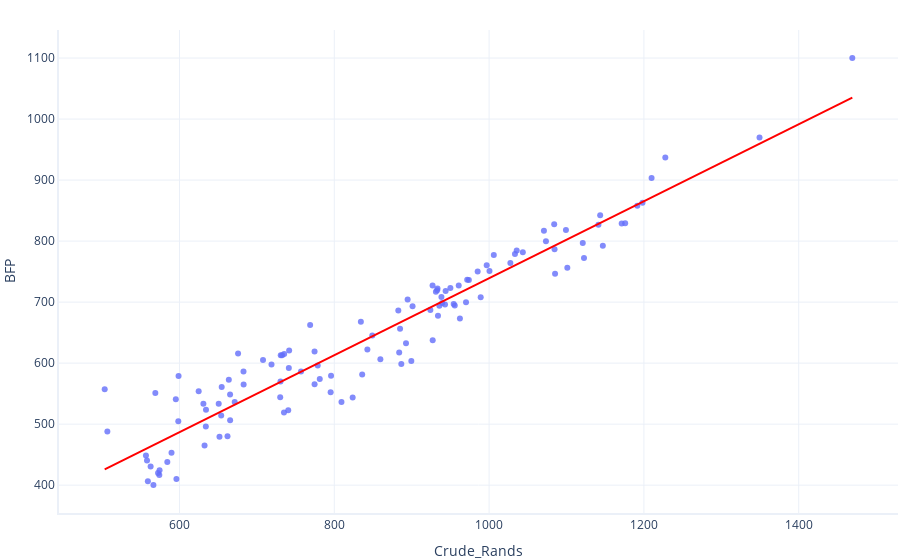

Notebook cell for this chart:
### Markdown cell above
Plotly Way

### Code cell
fig = px.scatter(train, x="Crude_Rands", y="BFP", trendline="ols", trendline_color_override='red')
fig.show()
